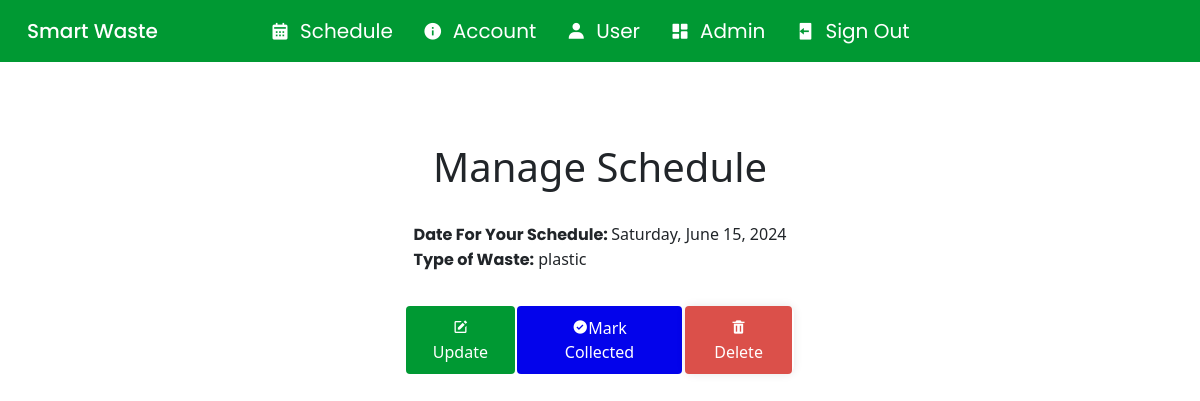
The page /user_dashboard/1 (signed in) on the database as committed earlier.
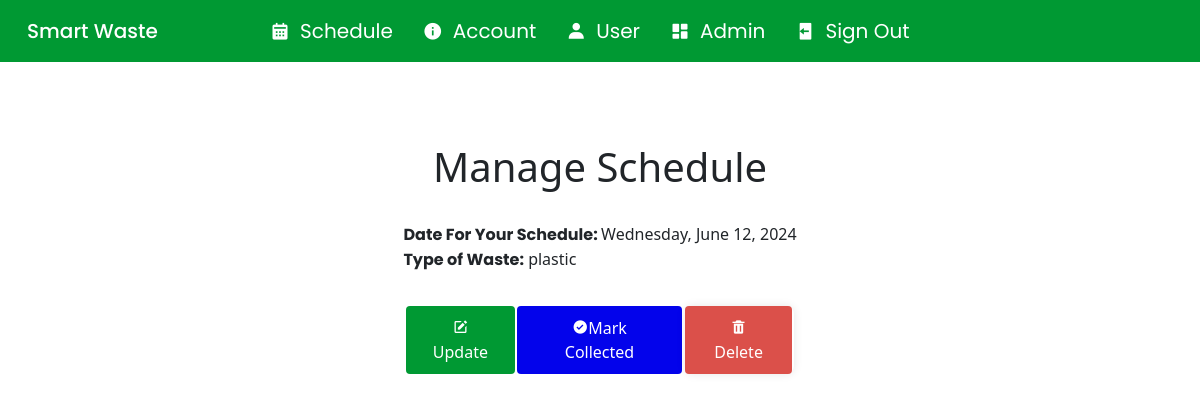
The same page on the database as committed later.
### app/models.py (models this page shows, shortened)
class Scheduling(db.Model):
    id = db.Column(db.Integer, primary_key=True, autoincrement=True)
    date = db.Column(db.DateTime, nullable=False)
    type = db.Column(db.String(50), nullable=False)
    user_id = db.Column(db.Integer, db.ForeignKey('user.id'), nullable=False)
    collected = db.Column(db.Boolean, nullable=False, default=False)

### app/routes.py (the view)
@app.route('/user_dashboard/<int:schedule_id>', methods=['GET', 'POST'])
@login_required
def manage_schedule(schedule_id):
    schedule = Scheduling.query.get_or_404(schedule_id)
    return render_template('manage_schedule.html', user_schedule=schedule)

### app/models.py (called while the page is built)
@login_manager.user_loader
def load_user(user_id):
    return User.query.get(int(user_id))

### app/templates/manage_schedule.html (shortened to what this page needs)
{% extends 'base.html'%} {% block content %}
<div class="manage">
  <h1>Manage Schedule</h1>
  <div class="task">
    <span
      ><span class="highlight">Date For Your Schedule: </span>{{
      user_schedule.date.strftime('%A, %B %d, %Y') }}</span
    >
    <span
      ><span class="highlight">Type of Waste:</span> {{ user_schedule.type
      }}</span
    >
  </div>
  <div class="controls">
    <a href="{{ url_for('update_schedule', schedule_id=user_schedule.id) }}">
      <button class="btn-update"><i class="bx bxs-edit"></i>Update</button>
    </a>
    <a href="{{ url_for('collect_schedule', schedule_id=user_schedule.id) }}">
      <button class="btn-complete">
        <i class="bx bxs-check-circle"></i>Mark Collected
      </button>
    </a>
    <form
      id="delete-form"
      action="{{ url_for('delete_schedule', schedule_id=user_schedule.id) }}"
      method="post"
      style="display: inline"
      onsubmit="return confirmDelete()"
    >
      <button type="submit" class="btn-delete">
        <i class="bx bxs-trash"></i> Delete
      </button>
    </form>
  </div>
</div>
{% endblock %}

Rows that differ between the two databases and show on the page:
changed Scheduling "plastic": date "Saturday, June 15, 2024" → "Wednesday, June 12, 2024"
